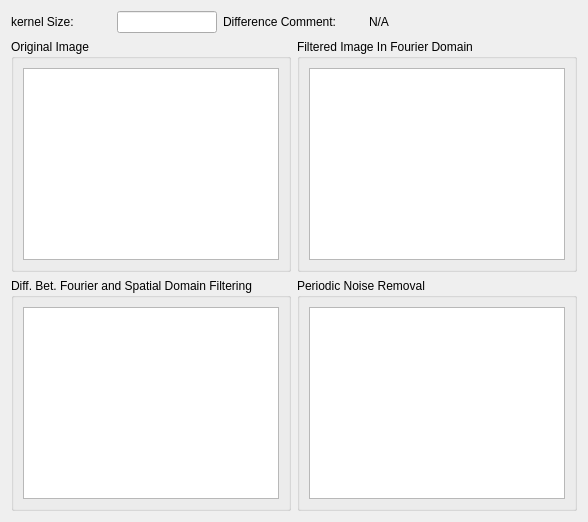
      <widget class="QWidget" name="tab_2">
       <attribute name="title">
        <string>Fourier Filtering</string>
       </attribute>
       <layout class="QGridLayout" name="gridLayout_36">
        <item row="1" column="0">
         <layout class="QGridLayout" name="gridLayout_35">
          <item row="0" column="0">
           <layout class="QHBoxLayout" name="horizontalLayout_6">
            <item>
             <widget class="QGroupBox" name="Original_Image_FourierFiltering_groupBox">
              <property name="title">
               <string>Original Image</string>
              </property>
              <layout class="QGridLayout" name="gridLayout_32">
               <item row="0" column="0">
                <widget class="MplWidget" name="Original_Image_FourierFiltering_display"/>
               </item>
              </layout>
             </widget>
            </item>
            <item>
             <widget class="QGroupBox" name="Filtered_Image_FourierFiltering_groupBox">
              <property name="title">
               <string>Filtered Image In Fourier Domain</string>
              </property>
              <layout class="QGridLayout" name="gridLayout_31">
               <item row="0" column="0">
                <widget class="MplWidget" name="Filtered_Image_FourierFiltering_display"/>
               </item>
              </layout>
             </widget>
            </item>
           </layout>
          </item>
          <item row="1" column="0">
           <layout class="QHBoxLayout" name="horizontalLayout_9">
            <item>
             <widget class="QGroupBox" name="Diff_fromspatiaandfourier_FourierFiltering_groupBox">
              <property name="title">
               <string>Diff. Bet. Fourier and Spatial Domain Filtering</string>
              </property>
              <layout class="QGridLayout" name="gridLayout_33">
               <item row="0" column="0">
                <widget class="MplWidget" name="Diff_fromspatiaandfourier_FourierFiltering_display"/>
               </item>
              </layout>
             </widget>
            </item>
            <item>
             <widget class="QGroupBox" name="PeriodicNoiseRemoval_FourierFiltering_groupBox">
              <property name="title">
               <string>Periodic Noise Removal</string>
              </property>
              <layout class="QGridLayout" name="gridLayout_34">
               <item row="0" column="0">
                <widget class="MplWidget" name="PeriodicNoiseRemoval_FourierFiltering_display"/>
               </item>
              </layout>
             </widget>
            </item>
           </layout>
          </item>
         </layout>
        </item>
        <item row="0" column="0">
         <layout class="QHBoxLayout" name="horizontalLayout_5">
          <item>
           <widget class="QLabel" name="kernelSize_FourierFiltering_label">
            <property name="maximumSize">
             <size>
              <width>100</width>
              <height>16777215</height>
             </size>
            </property>
            <property name="text">
             <string>kernel Size: </string>
            </property>
           </widget>
          </item>
          <item>
           <widget class="QLineEdit" name="kernelSize_FourierFiltering_lineEdit">
            <property name="sizePolicy">
             <sizepolicy hsizetype="Minimum" vsizetype="Fixed">
              <horstretch>0</horstretch>
              <verstretch>0</verstretch>
             </sizepolicy>
            </property>
            <property name="maximumSize">
             <size>
              <width>100</width>
              <height>16777215</height>
             </size>
            </property>
           </widget>
          </item>
          <item>
           <widget class="QLabel" name="DifferenceComment_label">
            <property name="maximumSize">
             <size>
              <width>140</width>
              <height>16777215</height>
             </size>
            </property>
            <property name="text">
             <string>Difference Comment: </string>
            </property>
           </widget>
          </item>
          <item>
           <widget class="QLabel" name="Comment_label_Display">
            <property name="text">
             <string>N/A</string>
            </property>
           </widget>
          </item>
         </layout>
        </item>
       </layout>
      </widget>
